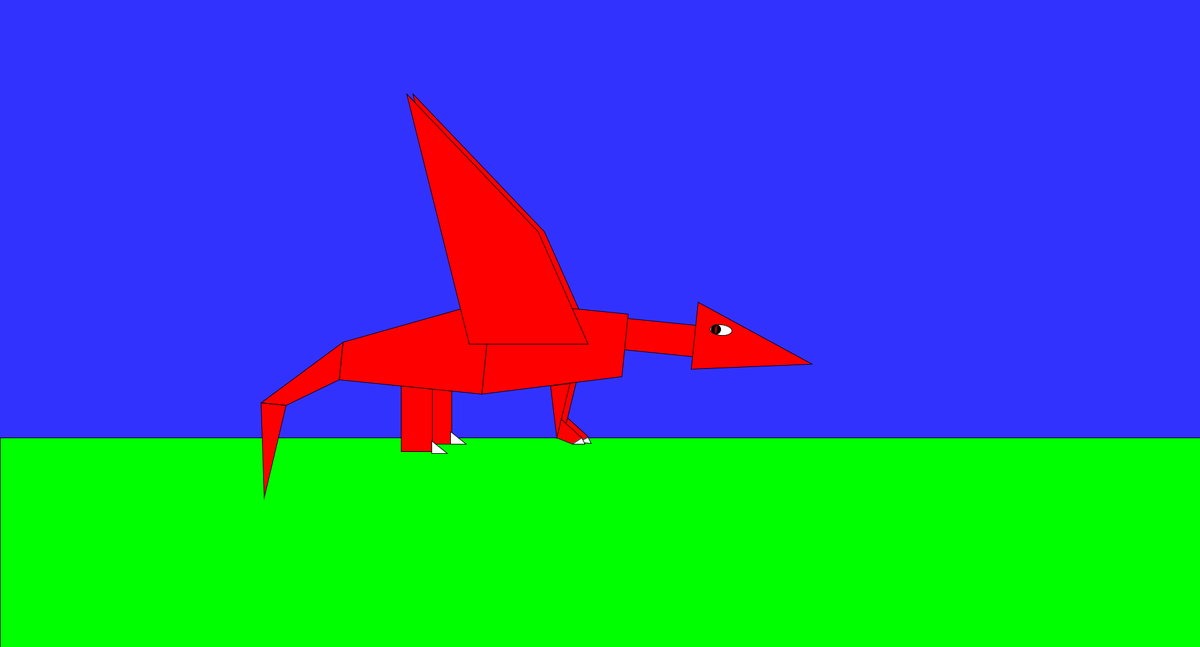
Frame 1 (no input)
Frame 60 (the mouse pressed at the canvas centre just before this capture): identical to frame 1, image omitted
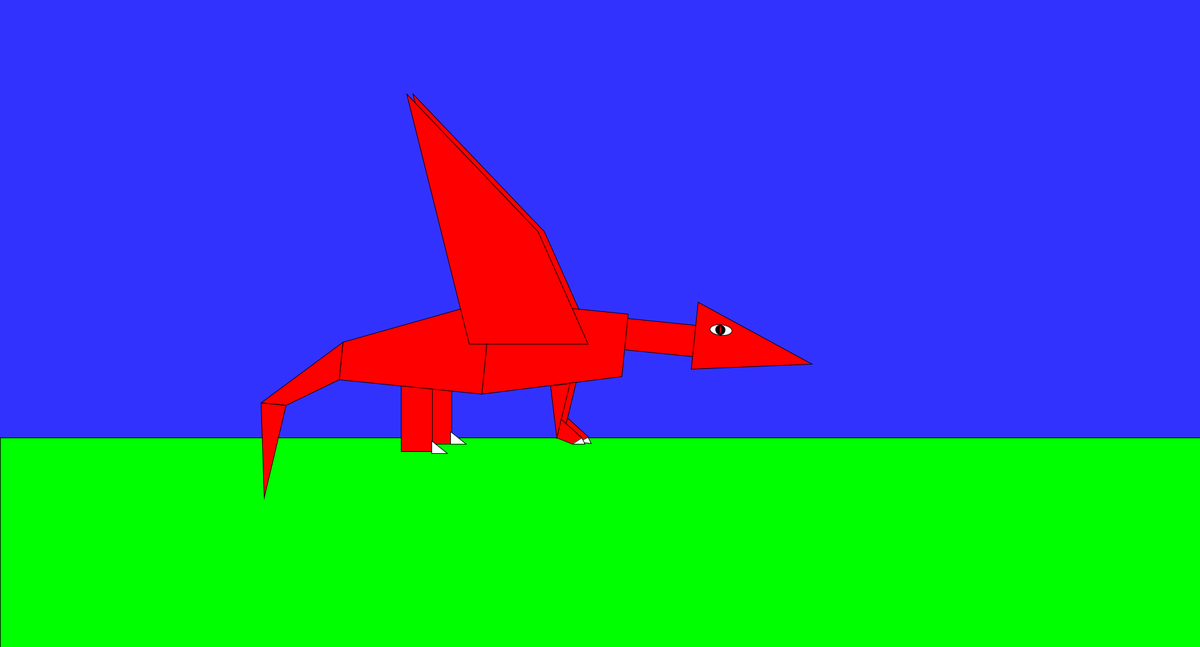
Frame 120 (the mouse held since frame 60 and released just before this capture)

The Processing sketch that drew these frames (run headless with seeded random() and noise(); from frame 60 on, the mouse is pressed at the canvas centre):

// Processing sketch: processing_155610
// ── processing_155610.pde

void setup(){
  size(1919,1035);
}
  void draw(){
    background(50,50,255);
    stroke(1);
  fill(0,255,0);
  quad(0,700,2000,700,0,10000000,1000,100000000);
  fill(255,0,0);
     quad(950,550,760,550,660,150,870,370);
  rotate(.1);
  fill(255,0,0);
  rect(width/2+90,height/2-110,140,50);
  triangle(1159,370,width/2+200,height/2-40,1350,450);
  fill(255);
  ellipse(1200,410,35,17);
  fill(0);
  ellipse(1192+mouseX/120,410,15,15);
  fill(255,0,0);
  ellipse(1192+mouseX/120,410,3,15);
  quad(730,535,740,640,790,635,780,535);
  rotate(-.1);
  fill(255);
  triangle(720,710,720,690,745,710);
rotate(.1);
fill(255,0,0);
  quad(1050,400,1050,500,830,550,830,400);
  quad(830,550,830,400,600,490,600,550);
  quad(600,490,600,550,520,600,480,600);
  triangle(520,600,480,600,500,750);
  quad(700,550,710,655,760,650,750,550);
  rotate(-.1);
  triangle(890,615,900,698,921,611);
  quad(900,698,907,668,940,698,925,708);
  fill(255);
  triangle(925,707,940,699,945,709);
  triangle(690,725,690,705,715,725);
  fill(255,0,0);
  triangle(880,617,890,700,911,613);
  quad(890,700,897,670,930,700,915,710);
  fill(255);
  triangle(915,710,930,700,935,710);
  fill(255,0,0);
  quad(940,550,750,550,650,150,860,370);
  if (keyPressed){
    if (key == ' '){
      fill(255,0,0);
  }
  }
  else {
    noStroke();
    fill(50,50,255);
  }
  quad(1200,600,1250,699,1230,630,1299,650);
  }
